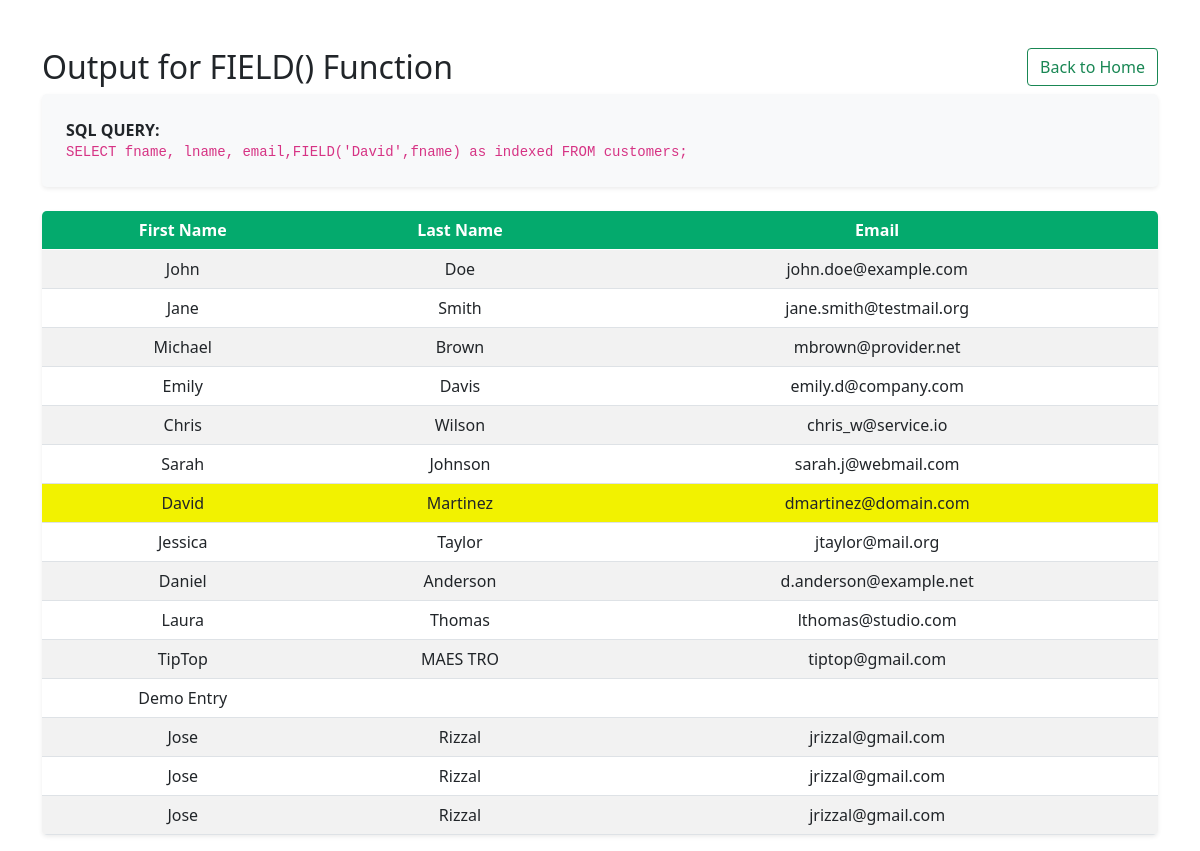
/String_Functions/FIELD_func.php, run on the app's committed database.
### tables this page shows
CREATE TABLE `customers` (
  `userID` int(11) NOT NULL,
  `fname` varchar(100) NOT NULL,
  `lname` varchar(100) NOT NULL,
  `email` varchar(100) NOT NULL
);

### String_Functions/FIELD_func.php (the view, shortened to what this page needs)
<?php
include '../db.php';
$sql = "SELECT fname, lname, email,FIELD('David',fname) as indexed FROM customers;";
$result = $conn->query($sql);
?>
<head>
    <link href="https://cdn.jsdelivr.net/npm/bootstrap@5.0.2/dist/css/bootstrap.min.css" rel="stylesheet">
</head>
<body>
<div class='container mt-5'>
<div class= d-flex justify-content-between align-items-center mb-4>
<h2>Output for FIELD() Function</h2>
<div class=ms-auto><a class='btn btn-outline-success' href='../index.php'>Back to Home</a></div>
</div>
<div class="p-4 rounded-3 mb-4 shadow-sm" style="background-color: #f8f9fa;">
    <p class="mb-0"><strong>SQL QUERY:</strong>
    <br><code><?php echo $sql?></code></p>
</div>
<table class='table table-striped table-hover rounded-3 overflow-hidden shadow-sm'>
    <thead style='background-color:#04AA6D; color:white'>
        <tr>
            <th class=text-center>First Name</th>
            <th class=text-center>Last Name</th>
            <th class=text-center>Email</th>
        </tr>
    </thead>
<?php
if ($result->num_rows > 0) {
    while($row = $result->fetch_assoc()) {
        $highlight = ($row["indexed"]>0)? "style ='background-color:yellow;'":"";
        echo "<tr $highlight>";
        echo "<td class='text-center'>" . htmlspecialchars($row["fname"]) . "</td>";
        echo "<td class='text-center'>" . htmlspecialchars($row["lname"]) . "</td>";
        echo "<td class='text-center'>" . htmlspecialchars($row["email"]) . "</td>";
        echo "</tr>";
    }
} else {
    echo "<tr><td colspan='2'>0 results found or query failed.</td></tr>";
}
echo "</table>";
echo "</div>";
?>
</body>

### data on the page
customers: fname "John", lname "Doe", email "john.doe@example.com"
customers: fname "Jane", lname "Smith", email "jane.smith@testmail.org"
customers: fname "Michael", lname "Brown", email "mbrown@provider.net"
customers: fname "Emily", lname "Davis", email "emily.d@company.com"
customers: fname "Chris", lname "Wilson", email "chris_w@service.io"
customers: fname "Sarah", lname "Johnson", email "sarah.j@webmail.com"
customers: fname "David", lname "Martinez", email "dmartinez@domain.com"
customers: fname "Jessica", lname "Taylor", email "jtaylor@mail.org"
customers: fname "Daniel", lname "Anderson", email "d.anderson@example.net"
customers: fname "Laura", lname "Thomas", email "lthomas@studio.com"
customers: fname "TipTop", lname "MAES TRO", email "tiptop@gmail.com"
customers: fname "Demo Entry"
customers: fname "Jose", lname "Rizzal", email "jrizzal@gmail.com"
customers: fname "Jose", lname "Rizzal", email "jrizzal@gmail.com"
customers: fname "Jose", lname "Rizzal", email "jrizzal@gmail.com"

### other printed values
$sql "SELECT fname, lname, email,FIELD('David',fname) as indexed FROM customers;"
